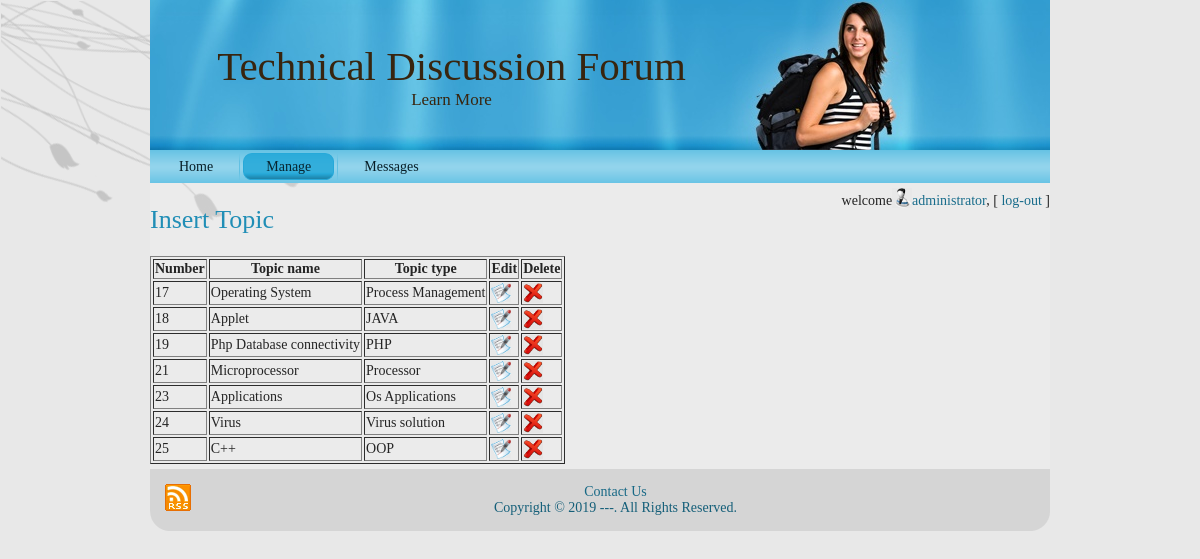
Page /admin/topic.php (signed in) on the committed database.
### tables this page shows
CREATE TABLE `topic` (
  `topic_id` int(11) NOT NULL,
  `topic_name` varchar(50) NOT NULL,
  `topic_type` varchar(50) NOT NULL
);

### admin/utility.php (called while the page is built, shortened)
<?php
	function ExecuteQuery ($sql)
	{
		$con=mysqli_connect ("localhost","root","","tech_forum");
		mysqli_select_db ($con,"tech_forum");
		$rows = mysqli_query ($con,$sql);
		return $rows;
	}
?>

### admin/topic.php (the view, shortened to what this page needs)
<?php session_start();
 require("utility.php");
?>
<?php require("header.php");
require("checkUser.php");
?>
<h2><a href="tinsert.php">Insert Topic</a></h2>
<?php
	$sql="SELECT * from topic";
	$rows=ExecuteQuery($sql);
	echo "<table border='1'>";
	echo "<strong><tr><th>Number</th><th>Topic name</th><th>Topic type</th><th>Edit</th><th >Delete</th></tr></strong>";
	while($name_row=mysqli_fetch_row($rows))
	{
		echo"<tr>";
		echo "<td>{$name_row[0]}</td><td >{$name_row[1]}</td><td>{$name_row[2]}</td><td ><a  href='tedit.php?id=".$name_row[0]."' ><img src='../res/images/edit.jpg'  class='imagedel' /></a></td><td><a href='tdelete.php?id=".$name_row[0]."'><img src='../res/images/delete.jpg'  class='imagedel'/></a></td>";
	}
	echo "</table>";
?>
<?php require("footer.php")?>

### res/style.css (style rules this page uses)
body { margin: 0 auto; padding: 0; background-color: #E8E8E8; }
a img { border: 0; }
body { font-family: Georgia, "Times New Roman", Times, Serif; font-size: 14px; color: #242424; }
a { font-family: Georgia, "Times New Roman", Times, Serif; text-decoration: none; color: #186C8B; }
a:link { font-family: Georgia, "Times New Roman", Times, Serif; text-decoration: none; color: #186C8B; }
h1, h2, h3, h4, h5, h6, h1 a, h2 a, h3 a, h4 a, h5 a, h6 a h1 a:hover, h2 a:hover, h3 a:hover, h4 a:hover, h5 a:hover, h6 a:hover h1 a:visited, h2 a:visited, h3 a:visited, h4 a:visited, h5 a:visited, h6 a:visited { font-weight: normal; font-style: normal; text-decoration: none; }
h2, h2 a, h2 a:link, h2 a:visited, h2 a:hover { font-family: Georgia, "Times New Roman", Times, Serif; font-size: 26px; color: #208EB6; }
.imagedel { height:20px; width:20px; vertical-align:text-top; vertical-align:text-bottom; }

### rows in the picture
topic: topic_id "17", topic_name "Operating System", topic_type "Process Management"
topic: topic_id "18", topic_name "Applet", topic_type "JAVA"
topic: topic_id "19", topic_name "Php Database connectivity", topic_type "PHP"
topic: topic_id "21", topic_name "Microprocessor", topic_type "Processor"
topic: topic_id "23", topic_name "Applications", topic_type "Os Applications"
topic: topic_id "24", topic_name "Virus", topic_type "Virus solution"
topic: topic_id "25", topic_name "C++", topic_type "OOP"

### other values in the picture
$_SESSION["fn"] "administrator"
